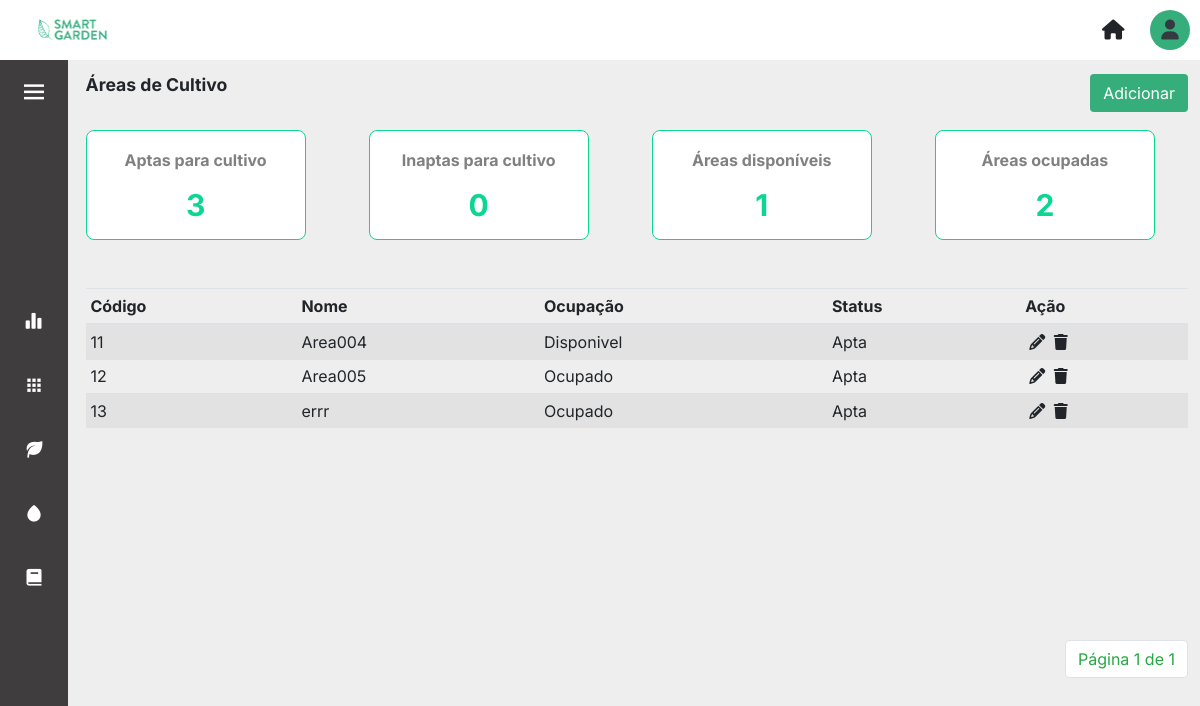
Before: /areas/ (signed in) with the older database file.
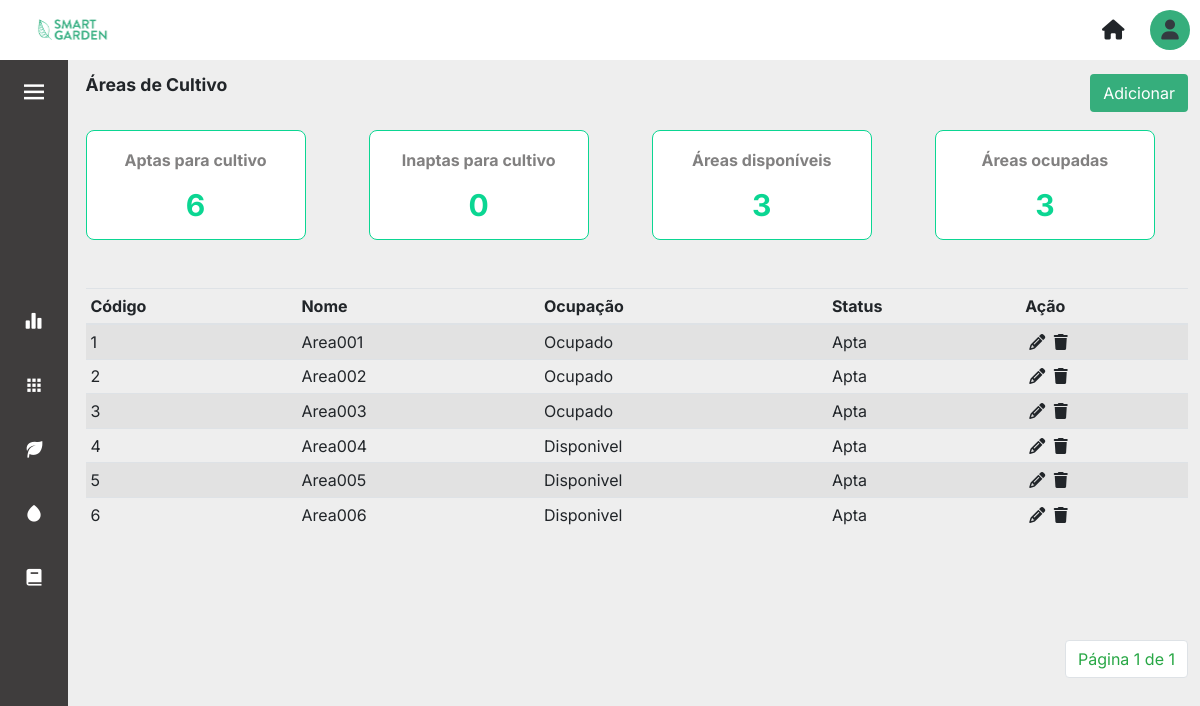
After: the same page with the newer database file.
### core/models.py (models this page shows, shortened)
class AreaCultivo(models.Model):
    nome = models.CharField(max_length=100)
    disponivel = models.BooleanField(blank=True, null=False, default=True)
    apta = models.BooleanField(blank=False, null=False, default=True)

### core/views.py (the view)
# urls.py: path('areas/', views.areas, name='areas'),
def areas(request):
    areas = AreaCultivo.objects.all()
    qntDisponivel = AreaCultivo.objects.filter(disponivel=True).count()
    qntOcupado = AreaCultivo.objects.filter(disponivel=False).count()
    qntApta = AreaCultivo.objects.filter(apta=True).count()
    qntInapta = AreaCultivo.objects.filter(apta=False).count()
    paginator = Paginator(areas, 6)
    page = request.GET.get('page')
    areas = paginator.get_page(page)
    contexto = {
        'areas': areas,
        'qntDisponivel': qntDisponivel,
        'qntOcupado': qntOcupado,
        'qntApta': qntApta,
        'qntInapta': qntInapta,
    }
    return render(request, 'areas.html', contexto)

### templates/areas.html (shortened to what this page needs)
{% extends 'layout.html' %} {% load static %} {% block content %}
<div>
	<div class="d-flex align-items-center justify-content-between mb-3">
		<p class="title-page">Áreas de Cultivo</p>
		<a href="{% url 'cadastrar_areas' %}"><button type="button" class="btn btn_salvar">Adicionar</button></a>
	</div>
	<div class="row">
		<div class="col-sm-3">
			<div class="card">
				<div class="card-body">
					<h5 class="card-title">Aptas para cultivo</h5>
					<p class="card-text">{{qntApta}}</p>
				</div>
			</div>
		</div>
		<div class="col-sm-3">
			<div class="card">
				<div class="card-body">
					<h5 class="card-title">Inaptas para cultivo</h5>
					<p class="card-text">{{qntInapta}}</p>
				</div>
			</div>
		</div>
		<div class="col-sm-3">
			<div class="card">
				<div class="card-body">
					<h5 class="card-title">Áreas disponíveis</h5>
					<p class="card-text">{{qntDisponivel}}</p>
				</div>
			</div>
		</div>
		<div class="col-sm-3">
			<div class="card">
				<div class="card-body">
					<h5 class="card-title">Áreas ocupadas</h5>
					<p class="card-text">{{qntOcupado}}</p>
				</div>
			</div>
		</div>
	</div>
	<div class="table-content-areas mt-5">
		<table class="table table-striped table-sm table-hover">
			<thead class="border-botton">
			<tr>
				<th scope="col">Código</th>
				<th scope="col">Nome</th>
				<th scope="col">Ocupação</th>
				<th scope="col">Status</th>
				<th scope="col"></i>Ação</th>
			</tr>
			</thead>
			<tbody>
				{% for area in areas %}
				<tr>
					<td scope="row">{{area.id}}</td>
					<td>{{area.nome}}</td>
					{% if area.disponivel == True %}
					<td>Disponivel</td>
					{% else %}
					<td>Ocupado</td>
					{% endif %} {% if area.apta == True %}
					<td>Apta</td>
					{% else %}
					<td>Inapta</td>
					{% endif %}
					<td>
						<a href="{% url 'update_areas' area.id %}" class="m-1">
							<i class="fa-solid fa-pencil text-black"></i>
						</a>
						<a href="{% url 'delete_areas' area.id %}">
								<i class="fa-sharp fa-solid fa-trash text-black"></i>
						</a>
					</td>
				</tr>
				{% endfor %}
			</tbody>
		</table>
	</div>
	<div class="container_pagination">
		<nav aria-label="Page-navigation">
			<ul class="pagination">
			<li class="page-item"><a class="page-link text-success" href="#">Página {{areas.number}} de {{areas.paginator.num_pages}}</a></li>
			</ul>
		</nav>
	</div>
{% endblock %}

### templates/layout.html (shortened to what this page needs)
{%load static%}
<!DOCTYPE html>
<html lang="pt-BR">
	<head>
		<link rel="stylesheet" href="https://cdn.jsdelivr.net/npm/bootstrap@4.6.2/dist/css/bootstrap.min.css">
		<link rel="stylesheet" href="{%static 'css/layout.css'%}" />
		<link rel="stylesheet" href="{%static 'css/layout_header.css'%}" />
		<link rel="stylesheet" href="{%static 'css/layout_sidebar.css'%}" />
		<link rel="stylesheet" href="{%static 'css/global.css'%}" />
		<link rel="stylesheet" href="{%static 'css/areas.css'%}" />
		<link rel="stylesheet" href="{%static 'css/forms.css'%}" />
		<link href="https://cdn.jsdelivr.net/npm/boxicons@latest/css/boxicons.min.css" rel="stylesheet" />
	</head>
	<body id="body-pd">
		<section class="layout">
			<header>{% include 'partials/_header.html' %}</header>
			<modal>{% include 'partials/_modal_usuario.html' %}</modal>
			<aside id="section-pd">{% include 'partials/_sidebar.html' %}</aside>
			<main id="main-ml">{% block content %} {% endblock %}</main>
		</section>
	</body>
</html>

### templates/partials/_header.html (shortened to what this page needs)
{%load static%}
<div>
	<div class="list-itens">
		<ul class="itens mb-0">
			<div>
				<li class="logo">
					<a href="{% url "inicio" %}"><img src="{%static 'img/LOGO.png'%}" alt="logo" height="38px" width="89,5px"/></a>
				</li>
			</div>
			<div>
				<li>
					<a href="{% url "login" %}"><i class="fa-solid fa-house"></i></a>
				</li>
				<li>
					<div class="circle">
						<div class="dropdown">
							<a href="#" data-toggle="dropdown"><i class="fa-solid fa-user text-dark" ></i></a>
				</li>
			</div>
		</ul>
	</div>
</div>

### templates/partials/_modal_usuario.html (shortened to what this page needs)
<div>

### templates/partials/_sidebar.html (shortened to what this page needs)
<div class="l-navbar" id="nav-bar">
	<nav class="nav">
		<div class="btn-toggle">
			<i class="bx bx-menu" id="btn-toggle"></i>
		</div>
		<div class="nav_list">
			<a href="{% url 'inicio' %}" class="nav_link link_sidebar" id="link_inicio">
				<i class="bx bxs-bar-chart-alt-2 nav_icon"></i>
			</a>
			<a href="{% url 'areas' %}" class="nav_link link_sidebar" id="link_areas">
				<i class="bx bxs-grid nav_icon"></i>
			</a>
			<a href="{% url 'plantacoes' %}" class="nav_link link_sidebar" id="link_plantacoes">
				<i class="bx bxs-leaf nav_icon"></i>
			</a>
			<a href="{% url 'irrigacoes' %}" class="nav_link link_sidebar" id="link_irrigacoes">
				<i class="bx bxs-droplet nav_icon"></i>
			</a>
			<a href="{% url 'tarefas' %}"class="nav_link link_sidebar" id="link_tarefas">
				<i class="bx bxs-book nav_icon"></i>
			</a>
		</div>
	</nav>
</div>

### static/css/layout.css (style rules this page uses)
body { background-color: var(--light-color); overflow: hidden; }
.layout { display: grid; grid-template-rows: auto auto; grid-template-areas: 'header' 'header' 'aside' 'main'; }
header { grid-area: header; width: 100%; position: fixed; z-index: 2; }
main { grid-area: main; min-height: 100vh; padding-bottom: 2rem; position: relative; transition: 0.5s; padding-top: 1rem; padding-left: calc(var(--nav-width) + 1.1rem); padding-right: 1%; background-color: var(--light-color); max-width: 100vw; }
aside { grid-area: aside; z-index: 1; margin-top: 3.5rem; }

### static/css/layout_header.css (style rules this page uses)
.itens { display: flex; align-items: center; padding: 10px; background-color: var(--white-color); list-style: none; font-size: 20px; justify-content: space-between; }
.itens li { display: inline-block; }
.itens > div > li > a { color: inherit; margin: 20px; }
.circle { display: flex; width: 40px; height: 40px; background-color: var(--green-secondary); border-radius: 25px; justify-content: center; align-items: center; }
.circle a i { color: var(--white-color); }

### static/css/layout_sidebar.css (style rules this page uses)
a { text-decoration: none; }
.btn-toggle { color: var(--white-color); font-size: 30px; cursor: pointer; margin-left: calc((var(--nav-width) - 30px) / 2); }
.l-navbar { position: fixed; top: 5; left: -30%; width: var(--nav-width); height: 100vh; background-color: var(--gray-dark); padding: 0.5rem 1rem 0 0; transition: 0.5s; z-index: 1; }
.nav { height: 70%; display: flex; flex-direction: column; justify-content: space-between; overflow: hidden; }
.nav_logo, .nav_link { display: grid; grid-template-columns: max-content max-content; align-items: center; column-gap: 1rem; padding: 0.5rem 0 0.5rem 1.5rem; }
.nav_link { position: relative; color: var(--white-color); margin-bottom: 1.5rem; transition: 0.3s; }
.nav_icon { font-size: 1.25rem; }
@media screen and (min-width: 350px) { .l-navbar { left: 0; padding: 1rem 1rem 0 0; } }

### static/css/global.css (style rules this page uses)
* { margin: 0; padding: 0; }
:root { --nav-width: 68px; --gray-dark: #3f3d3d; --green-primary: #0bd692; --green-secondary: #36ae7c; --red-color: #f46060; --white-color: #ffffff; --light-color: #eeeeee; --body-font: 'Inter', sans-serif; --title-font: 'Roboto' sans-serif; --font-name: 'Raleway', sans-serif; --normal-font-size: 1rem; --z-fixed: 100; }
body { position: relative; font-family: var(--body-font); font-size: var(--normal-font-size); transition: 0.5s; max-width: 100vw; }
.table-content-areas { min-height: 40vh; }
.title-page { font-family: var(--title-font); font-weight: 700; font-size: 1.1rem; }
.container_pagination { margin-top: 2rem; display: flex; position: relative; justify-content: flex-end; }

### static/css/areas.css (style rules this page uses)
a { color: inherit; }
.card { border: solid 1px var(--green-primary); border-radius: 8px; padding: 0; margin: 0; width: 220px; height: 110px; }
.card-title { display: flex; justify-content: center; font-size: 16px; font-weight: bold; color: #3f3d3d; display: flex; opacity: 65%; }
.card-text { color: var(--green-primary); font-size: 30px; font-weight: bold; display: flex; justify-content: center; }

### static/css/forms.css (style rules this page uses)
.btn_salvar, .btn_salvar:hover { background-color: var(--green-secondary) !important; color: var(--white-color) !important; float: right; margin-left: 0.5rem; }

Changed rows visible on the page:
removed AreaCultivo: id "11", nome "Area004", disponivel "Disponivel", apta "Apta"
removed AreaCultivo: id "12", nome "Area005", disponivel "Ocupado", apta "Apta"
removed AreaCultivo: id "13", nome "errr", disponivel "Ocupado", apta "Apta"
added AreaCultivo: id "1", nome "Area001", disponivel "Ocupado", apta "Apta"
added AreaCultivo: id "2", nome "Area002", disponivel "Ocupado", apta "Apta"
added AreaCultivo: id "3", nome "Area003", disponivel "Ocupado", apta "Apta"
added AreaCultivo: id "4", nome "Area004", disponivel "Disponivel", apta "Apta"
added AreaCultivo: id "5", nome "Area005", disponivel "Disponivel", apta "Apta"
added AreaCultivo: id "6", nome "Area006", disponivel "Disponivel", apta "Apta"
Other visible differences:
{{ qntApta }}: "3" → "6"
{{ qntDisponivel }}: "1" → "3"
{{ qntOcupado }}: "2" → "3"
